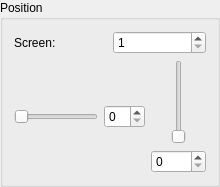
           <widget class="QGroupBox" name="groupBox">
            <property name="title">
             <string>Position</string>
            </property>
            <layout class="QVBoxLayout" name="verticalLayout_11">
             <item>
              <layout class="QHBoxLayout" name="horizontalLayout_40">
               <item>
                <widget class="QLabel" name="label_22">
                 <property name="text">
                  <string>Screen:</string>
                 </property>
                </widget>
               </item>
               <item>
                <widget class="QSpinBox" name="screenSelectSpinBox">
                 <property name="enabled">
                  <bool>true</bool>
                 </property>
                 <property name="minimum">
                  <number>1</number>
                 </property>
                 <property name="maximum">
                  <number>3</number>
                 </property>
                </widget>
               </item>
              </layout>
             </item>
             <item>
              <layout class="QHBoxLayout" name="horizontalLayout_41">
               <item>
                <layout class="QHBoxLayout" name="horizontalLayout_36">
                 <item>
                  <widget class="QSlider" name="indicatorHorizontalPositionSlider">
                   <property name="orientation">
                    <enum>Qt::Horizontal</enum>
                   </property>
                  </widget>
                 </item>
                 <item>
                  <widget class="QSpinBox" name="indicatorHorizontalPositionSpinBox"/>
                 </item>
                </layout>
               </item>
               <item>
                <layout class="QVBoxLayout" name="verticalLayout_10">
                 <item>
                  <layout class="QHBoxLayout" name="horizontalLayout_39" stretch="0,0,0">
                   <property name="spacing">
                    <number>0</number>
                   </property>
                   <item>
                    <spacer name="horizontalSpacer_9">
                     <property name="orientation">
                      <enum>Qt::Horizontal</enum>
                     </property>
                     <property name="sizeType">
                      <enum>QSizePolicy::Minimum</enum>
                     </property>
                     <property name="sizeHint" stdset="0">
                      <size>
                       <width>20</width>
                       <height>20</height>
                      </size>
                     </property>
                    </spacer>
                   </item>
                   <item>
                    <widget class="QSlider" name="indicatorVerticalPositionSlider">
                     <property name="orientation">
                      <enum>Qt::Vertical</enum>
                     </property>
                    </widget>
                   </item>
                   <item>
                    <spacer name="horizontalSpacer_10">
                     <property name="orientation">
                      <enum>Qt::Horizontal</enum>
                     </property>
                     <property name="sizeType">
                      <enum>QSizePolicy::Minimum</enum>
                     </property>
                     <property name="sizeHint" stdset="0">
                      <size>
                       <width>20</width>
                       <height>20</height>
                      </size>
                     </property>
                    </spacer>
                   </item>
                  </layout>
                 </item>
                 <item>
                  <widget class="QSpinBox" name="indicatorVerticalPositionSpinBox"/>
                 </item>
                </layout>
               </item>
              </layout>
             </item>
            </layout>
           </widget>
